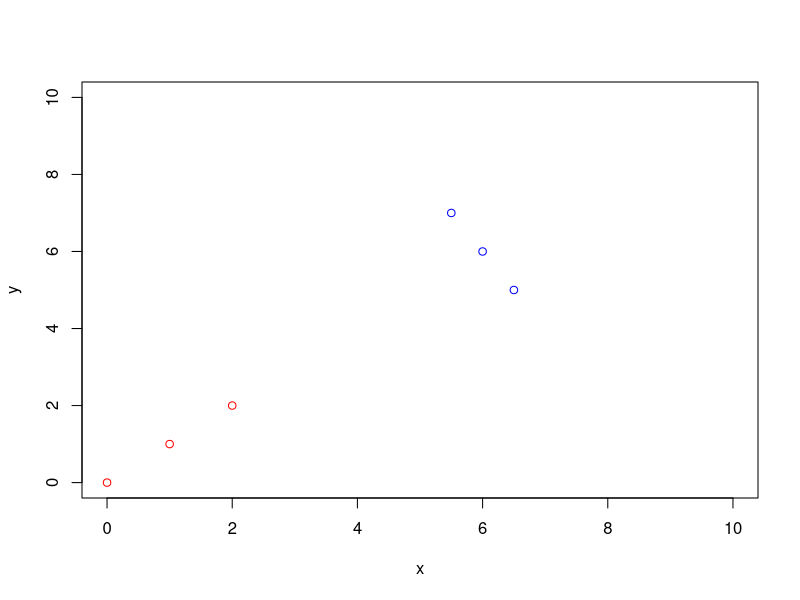

Generate this figure with R: (Note: this script raises an error after producing the figure.)
# K-NEAREST NEIGHBORS EXERCISE – ASSIGNMENT  UNIT 4
#
# Imaging objects in classes A and B having two numeric attributes/properties that we map to X and Y Cartesian coordinates so that we can plot class instances (cases) as points on a 2-D chart. In other words, our cases are represented as points with X and Y coordinates (p(X,Y)).
#
# Our simple classes A and B will have 3 object instances (cases) each.
#
# Class A will include points with coordinates (0,0), (1,1), and (2,2).
# Class B will include points with coordinates (6,6), (5.5, 7), and (6.5, 5).
#
# In R, we can write down the above arrangement as follows:
#
# # Class A training object instances (cases)
#
A1 <- c(0, 0)
A2 <- c(1, 1)
A3 <- c(2, 2)
#
# # Class B training objects instances (cases)
#
B1 <- c(6, 6)
B2 <- c(5.5, 7)
B3 <- c(6.5, 5)
#
# How are the classification training objects for class A and class B arranged on a chart?
#
#
a <- rbind(A1, A2, A3)
b <- rbind(B1, B2, B3)
plot(a, col='red', xlab = 'x', ylab = 'y', xlim = c(0,10), ylim = c(0,10))
points(b, col='blue')
#
#
# The knn() function is housed in the class package and is invoked as follows:
#
# knn(train, test, cl, k)
#
# where
#
# train is a matrix or a data frame of training (classification) cases
# test is a matrix or a data frame of test case(s) (one or more rows)
# cl is a vector of classification labels (with the number of elements matching the number of classes in the training data set)
# k is an integer value of closest cases (the k in the k-Nearest Neighbor Algorithm); normally, it is a small odd integer number
#
# Now, when we try out classification of a test object (with properties expressed as X and Y coordinates), the kNN algorithm will use the Euclidean distance metric calculated for every row (case) in the training matrix to find the closest one for k=1 and the majority of closest ones for k > 1 (where k should be an odd number).
#
# •    Construct the cl parameter (the vector of classification labels).

cl <- c('A', 'A', 'A', 'B', 'B', 'B')

#
# To run the knn() function, we need to supply the test case(s), which corresponds to a point sitting approximately in the middle of the distance between A and B. suppose
# test=c(4,4)
#
# At this point, we have everything in place to run knn(). Let’s do it for k = 1 (classification by its proximity to a single neighbor).
# For more informative reports of test object classification results, we are going to use the summary() function that can polymorphically act on its input parameter depending on its type. In our case, the input parameter to the summary() function is the output of the knn() function.
#
# •    Calculate summary() function of knn() and show the results

train <- rbind(a, b)
test <- c(4,4)
k <- 1
knn(train, test, cl, k)
summary(knn(train, test, cl, k))


#
# •    Which class does the test case belong to?

#Belongs to B class

#
# Now define
#
test <- c(3.5, 3.5)
# Visually, this test case point looks to be closer to the cluster of the A class cases (points)
#
# •    Calculate summary() function of knn() and show the results
knn(train, test, cl, k)
summary(knn(train, test, cl, k))
#
# •    Which class does the test case now belong to?
#Belongs to A class
#
# Let’s increase the number of closest neighbors that are involved in voting during the classification step.
#
#
# •    Calculate the summary using K=3 and tell which class does the test case belong to?
k <- 3
knn(train, test, cl, k)
summary(knn(train, test, cl, k))

# Belongs to B class

# Now, let’s build a matrix of test cases containing four points:
#
T1 <- c(4, 4)
T2 <- c(3,3)
T3 <- c(5,6)
T4 <- c(7,7)

t <- rbind(T1, T2, T3, T4)
plot(a, col='red', xlab = 'x', ylab = 'y', xlim = c(0,10), ylim = c(0,10))
points(b, col='blue')
points(t, col='yellow')
# How many of the points in our test batch are classified as belonging to each class?
#

test2 <- t
knn(train, test2, cl, k)
summary(knn(train, test2, cl, k))


# Create test as a two-column matrix containing the X and Y coordinates of our test points.
#
# Now run again the previous knn summary command:
#
# •    show the results